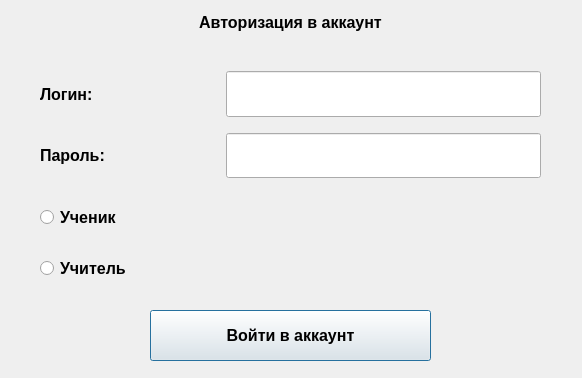
<?xml version="1.0" encoding="UTF-8"?>
<ui version="4.0">
 <class>Dialog</class>
 <widget class="QDialog" name="Dialog">
  <property name="geometry">
   <rect>
    <x>0</x>
    <y>0</y>
    <width>582</width>
    <height>378</height>
   </rect>
  </property>
  <property name="font">
   <font>
    <family>Arial</family>
    <pointsize>12</pointsize>
    <weight>75</weight>
    <bold>true</bold>
   </font>
  </property>
  <property name="windowTitle">
   <string>Dialog</string>
  </property>
  <widget class="QWidget" name="gridLayoutWidget">
   <property name="geometry">
    <rect>
     <x>0</x>
     <y>0</y>
     <width>581</width>
     <height>311</height>
    </rect>
   </property>
   <layout class="QGridLayout" name="gridLayout">
    <item row="2" column="1">
     <widget class="QLabel" name="label">
      <property name="sizePolicy">
       <sizepolicy hsizetype="Preferred" vsizetype="Preferred">
        <horstretch>4</horstretch>
        <verstretch>0</verstretch>
       </sizepolicy>
      </property>
      <property name="font">
       <font>
        <family>Arial</family>
        <pointsize>12</pointsize>
       </font>
      </property>
      <property name="text">
       <string>Логин:</string>
      </property>
     </widget>
    </item>
    <item row="4" column="1">
     <widget class="QLabel" name="label_2">
      <property name="sizePolicy">
       <sizepolicy hsizetype="Preferred" vsizetype="Preferred">
        <horstretch>4</horstretch>
        <verstretch>0</verstretch>
       </sizepolicy>
      </property>
      <property name="font">
       <font>
        <family>Arial</family>
        <pointsize>12</pointsize>
       </font>
      </property>
      <property name="text">
       <string>Пароль:</string>
      </property>
     </widget>
    </item>
    <item row="4" column="2">
     <widget class="QLineEdit" name="edit_password">
      <property name="sizePolicy">
       <sizepolicy hsizetype="Preferred" vsizetype="Preferred">
        <horstretch>7</horstretch>
        <verstretch>0</verstretch>
       </sizepolicy>
      </property>
      <property name="font">
       <font>
        <family>Arial</family>
        <pointsize>12</pointsize>
       </font>
      </property>
     </widget>
    </item>
    <item row="2" column="2">
     <widget class="QLineEdit" name="edit_login">
      <property name="sizePolicy">
       <sizepolicy hsizetype="Preferred" vsizetype="Preferred">
        <horstretch>7</horstretch>
        <verstretch>0</verstretch>
       </sizepolicy>
      </property>
      <property name="font">
       <font>
        <family>Arial</family>
        <pointsize>12</pointsize>
       </font>
      </property>
     </widget>
    </item>
    <item row="4" column="3">
     <spacer name="horizontalSpacer_3">
      <property name="orientation">
       <enum>Qt::Horizontal</enum>
      </property>
      <property name="sizeType">
       <enum>QSizePolicy::Fixed</enum>
      </property>
      <property name="sizeHint" stdset="0">
       <size>
        <width>40</width>
        <height>20</height>
       </size>
      </property>
     </spacer>
    </item>
    <item row="5" column="1">
     <spacer name="verticalSpacer">
      <property name="orientation">
       <enum>Qt::Vertical</enum>
      </property>
      <property name="sizeType">
       <enum>QSizePolicy::Fixed</enum>
      </property>
      <property name="sizeHint" stdset="0">
       <size>
        <width>20</width>
        <height>10</height>
       </size>
      </property>
     </spacer>
    </item>
    <item row="4" column="0">
     <spacer name="horizontalSpacer_2">
      <property name="orientation">
       <enum>Qt::Horizontal</enum>
      </property>
      <property name="sizeType">
       <enum>QSizePolicy::Fixed</enum>
      </property>
      <property name="sizeHint" stdset="0">
       <size>
        <width>40</width>
        <height>20</height>
       </size>
      </property>
     </spacer>
    </item>
    <item row="3" column="1">
     <spacer name="verticalSpacer_4">
      <property name="orientation">
       <enum>Qt::Vertical</enum>
      </property>
      <property name="sizeType">
       <enum>QSizePolicy::Fixed</enum>
      </property>
      <property name="sizeHint" stdset="0">
       <size>
        <width>20</width>
        <height>10</height>
       </size>
      </property>
     </spacer>
    </item>
    <item row="1" column="1">
     <spacer name="verticalSpacer_3">
      <property name="orientation">
       <enum>Qt::Vertical</enum>
      </property>
      <property name="sizeType">
       <enum>QSizePolicy::Fixed</enum>
      </property>
      <property name="sizeHint" stdset="0">
       <size>
        <width>20</width>
        <height>20</height>
       </size>
      </property>
     </spacer>
    </item>
    <item row="0" column="1" colspan="2">
     <widget class="QLabel" name="label_3">
      <property name="font">
       <font>
        <family>Arial</family>
        <pointsize>12</pointsize>
       </font>
      </property>
      <property name="text">
       <string>Авторизация в аккаунт</string>
      </property>
      <property name="alignment">
       <set>Qt::AlignCenter</set>
      </property>
     </widget>
    </item>
    <item row="7" column="1">
     <widget class="QRadioButton" name="radio_teacher">
      <property name="sizePolicy">
       <sizepolicy hsizetype="Preferred" vsizetype="Preferred">
        <horstretch>0</horstretch>
        <verstretch>0</verstretch>
       </sizepolicy>
      </property>
      <property name="font">
       <font>
        <family>Arial</family>
        <pointsize>12</pointsize>
       </font>
      </property>
      <property name="text">
       <string>Учитель</string>
      </property>
     </widget>
    </item>
    <item row="6" column="1">
     <widget class="QRadioButton" name="radio_student">
      <property name="sizePolicy">
       <sizepolicy hsizetype="Preferred" vsizetype="Preferred">
        <horstretch>0</horstretch>
        <verstretch>0</verstretch>
       </sizepolicy>
      </property>
      <property name="font">
       <font>
        <family>Arial</family>
        <pointsize>12</pointsize>
       </font>
      </property>
      <property name="text">
       <string>Ученик</string>
      </property>
     </widget>
    </item>
    <item row="8" column="1">
     <spacer name="verticalSpacer_2">
      <property name="orientation">
       <enum>Qt::Vertical</enum>
      </property>
      <property name="sizeType">
       <enum>QSizePolicy::Fixed</enum>
      </property>
      <property name="sizeHint" stdset="0">
       <size>
        <width>20</width>
        <height>20</height>
       </size>
      </property>
     </spacer>
    </item>
   </layout>
  </widget>
  <widget class="QWidget" name="horizontalLayoutWidget">
   <property name="geometry">
    <rect>
     <x>0</x>
     <y>310</y>
     <width>581</width>
     <height>51</height>
    </rect>
   </property>
   <layout class="QHBoxLayout" name="horizontalLayout">
    <item>
     <spacer name="horizontalSpacer">
      <property name="orientation">
       <enum>Qt::Horizontal</enum>
      </property>
      <property name="sizeType">
       <enum>QSizePolicy::Fixed</enum>
      </property>
      <property name="sizeHint" stdset="0">
       <size>
        <width>150</width>
        <height>20</height>
       </size>
      </property>
     </spacer>
    </item>
    <item>
     <widget class="QPushButton" name="pushButton_enter">
      <property name="sizePolicy">
       <sizepolicy hsizetype="Expanding" vsizetype="Expanding">
        <horstretch>0</horstretch>
        <verstretch>0</verstretch>
       </sizepolicy>
      </property>
      <property name="font">
       <font>
        <family>Arial</family>
        <pointsize>12</pointsize>
       </font>
      </property>
      <property name="text">
       <string>Войти в аккаунт</string>
      </property>
     </widget>
    </item>
    <item>
     <spacer name="horizontalSpacer_4">
      <property name="orientation">
       <enum>Qt::Horizontal</enum>
      </property>
      <property name="sizeType">
       <enum>QSizePolicy::Fixed</enum>
      </property>
      <property name="sizeHint" stdset="0">
       <size>
        <width>150</width>
        <height>20</height>
       </size>
      </property>
     </spacer>
    </item>
   </layout>
  </widget>
 </widget>
 <resources/>
 <connections/>
</ui>
